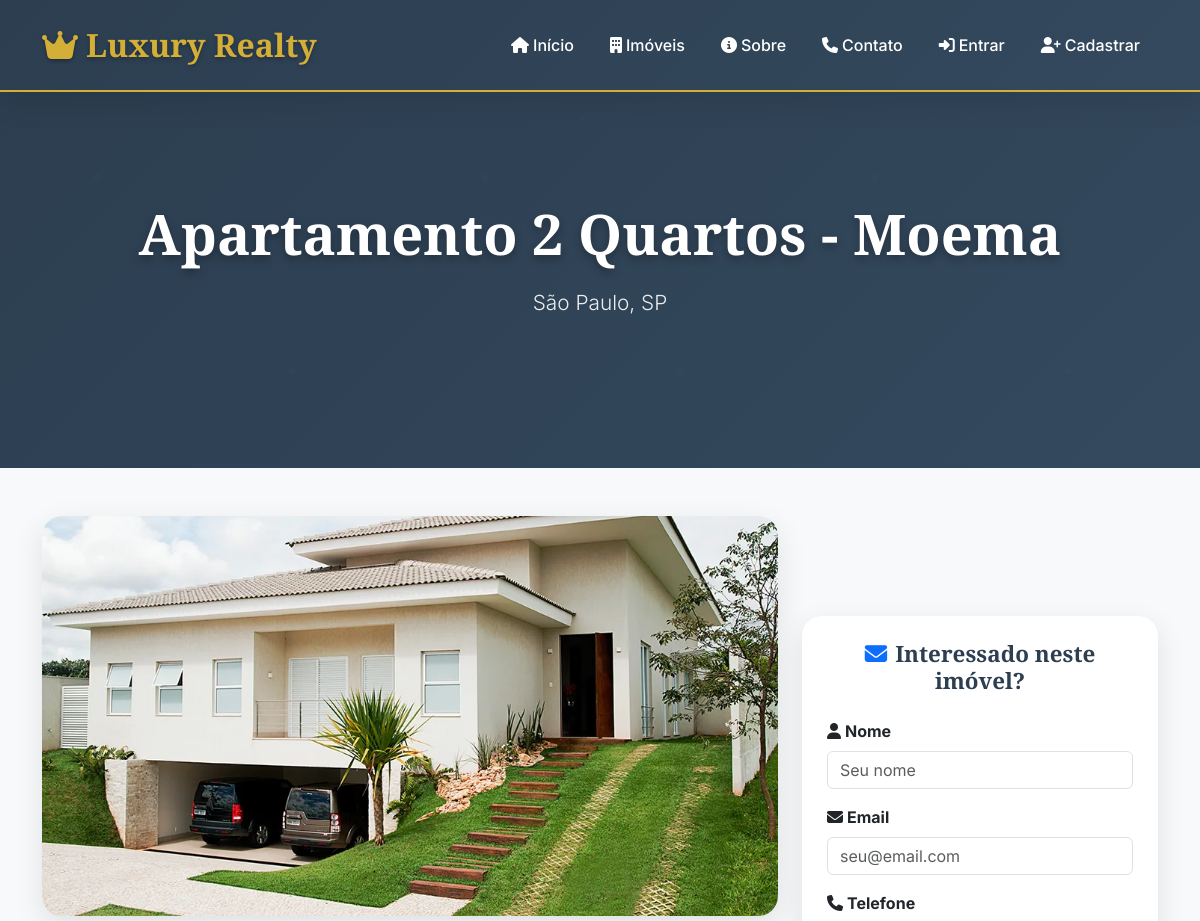
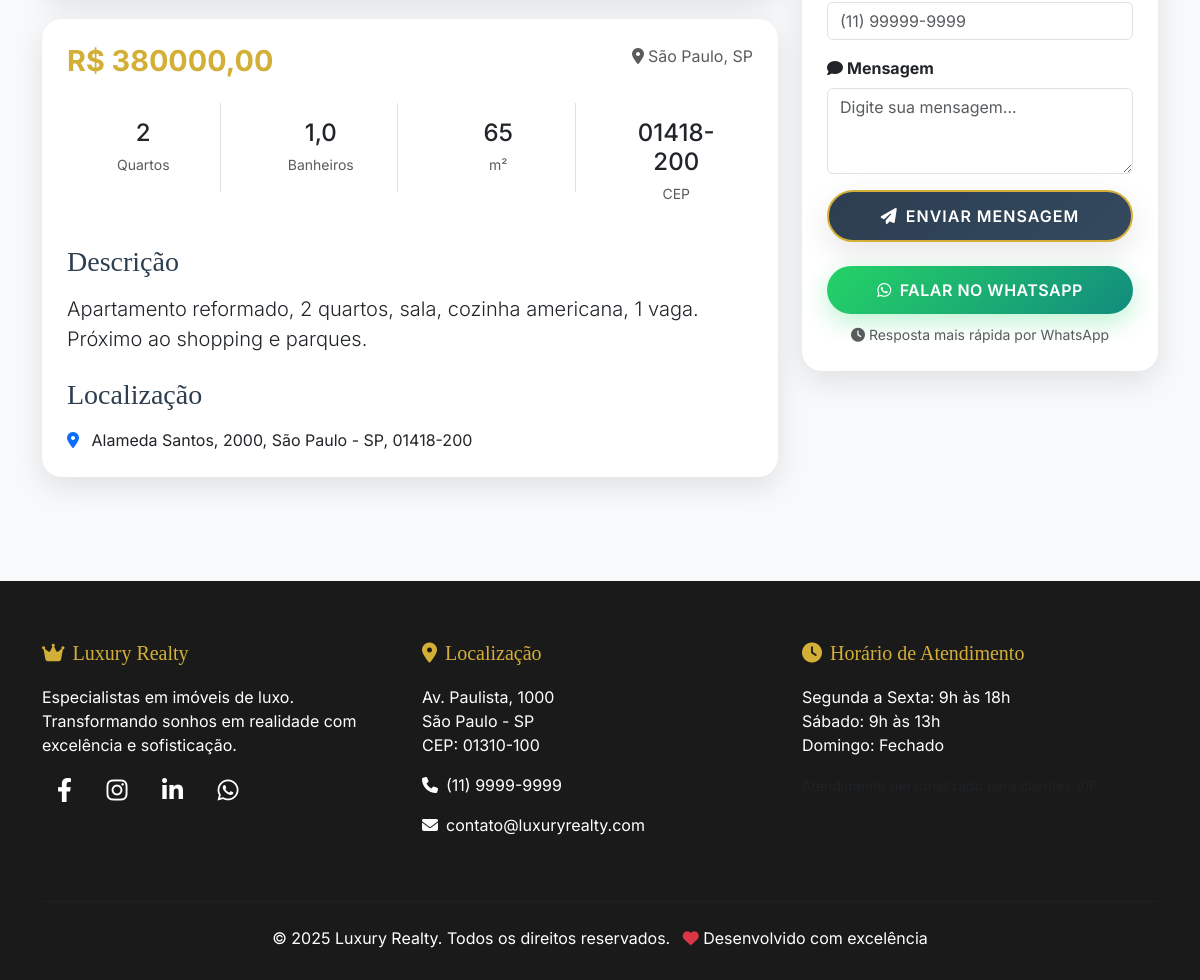
Screenshot of /imovel/7/ with the database file from the repository (2 pictures, top to bottom).
### imoveis/models.py (models this page shows, shortened)
class Property(models.Model):
    title = models.CharField(max_length=200, verbose_name="Título")
    description = models.TextField(verbose_name="Descrição")
    price = models.DecimalField(max_digits=10, decimal_places=2, verbose_name="Preço")
    address = models.CharField(max_length=300, verbose_name="Endereço")
    city = models.CharField(max_length=100, verbose_name="Cidade")
    state = models.CharField(max_length=100, verbose_name="Estado")
    zip_code = models.CharField(max_length=20, verbose_name="CEP")
    bedrooms = models.IntegerField(verbose_name="Quartos")
    bathrooms = models.DecimalField(max_digits=3, decimal_places=1, verbose_name="Banheiros")
    area = models.IntegerField(verbose_name="Área (m²)")
    image = models.ImageField(upload_to='properties/', blank=True, null=True, verbose_name="Imagem")
    whatsapp_number = models.CharField(max_length=20, blank=True, null=True, verbose_name="WhatsApp", help_text="Número do WhatsApp (ex: 5511999999999)")
    rental_type = models.CharField(max_length=20, choices=[('compra', 'Compra'), ('aluguel', 'Aluguel')], default='compra', verbose_name="Tipo de Locação")
    is_available = models.BooleanField(default=True, verbose_name="Disponível")
    created_at = models.DateTimeField(auto_now_add=True, verbose_name="Criado em")
    updated_at = models.DateTimeField(auto_now=True, verbose_name="Atualizado em")
    def get_whatsapp_link(self):
        if self.whatsapp_number:
            number = ''.join(filter(str.isdigit, self.whatsapp_number))
            message = f"Olá! Tenho interesse no imóvel: {self.title} - R$ {self.price:,.2f}. Podemos conversar?"
            encoded_message = message.replace(' ', '%20').replace('\n', '%0A')
            return f"https://wa.me/{number}?text={encoded_message}"
        return None
    class Meta:
        verbose_name = "Imóvel"
        verbose_name_plural = "Imóveis"
        ordering = ['-created_at']

### imoveis/views.py (the view, shortened to what this page needs)
# urls.py: path('imovel/<int:pk>/', views.property_detail, name='property_detail'),
def property_detail(request, pk):
    property = get_object_or_404(Property, pk=pk)
    form = ContactForm()
    is_favorite = False
    if request.user.is_authenticated:
        is_favorite = Favorite.objects.filter(user=request.user, property=property).exists()
    return render(request, 'imoveis/property_detail.html', {
        'property': property,
        'form': form,
        'is_favorite': is_favorite,
    })

### imoveis/forms.py
class ContactForm(forms.ModelForm):
    class Meta:
        model = Contact
        fields = ['name', 'email', 'phone', 'message']
        widgets = {
            'name': forms.TextInput(attrs={'class': 'form-control', 'placeholder': 'Seu nome'}),
            'email': forms.EmailInput(attrs={'class': 'form-control', 'placeholder': 'seu@email.com'}),
            'phone': forms.TextInput(attrs={'class': 'form-control', 'placeholder': '(11) 99999-9999'}),
            'message': forms.Textarea(attrs={'class': 'form-control', 'rows': 3, 'placeholder': 'Digite sua mensagem...'}),
        }
        labels = {
            'name': 'Nome',
            'email': 'Email',
            'phone': 'Telefone',
            'message': 'Mensagem',
        }

### templates/imoveis/property_detail.html (shortened to what this page needs)
{% extends 'imoveis/base.html' %}
{% block content %}
<section class="hero-luxury">
    <div class="container text-center">
        <h1 class="hero-title">{{ property.title }}</h1>
        <p class="hero-subtitle">{{ property.city }}, {{ property.state }}</p>
    </div>
</section>
<section class="container my-5">
    <div class="row">
        <div class="col-lg-8">
            <div class="card card-luxury mb-4">
                {% if property.image %}
                <img src="{{ property.image.url }}" class="card-img-top" alt="{{ property.title }}" style="height: 400px; object-fit: cover;">
                {% else %}
                <div class="card-img-top bg-secondary d-flex align-items-center justify-content-center" style="height: 400px;">
                    <i class="fas fa-home fa-5x text-white"></i>
                </div>
                {% endif %}
            </div>
            <div class="card card-luxury mb-4">
                <div class="card-body">
                    <div class="row mb-4">
                        <div class="col-md-6">
                            <h2 class="price-luxury mb-0">R$ {{ property.price|floatformat:2 }}</h2>
                        </div>
                        <div class="col-md-6 text-end">
                            <p class="mb-0 text-muted">
                                <i class="fas fa-map-marker-alt me-1"></i>{{ property.city }}, {{ property.state }}
                            </p>
                        </div>
                    </div>
                    <div class="row text-center mb-4">
                        <div class="col-md-3">
                            <div class="p-3 border-end">
                                <h4 class="mb-1">{{ property.bedrooms }}</h4>
                                <small class="text-muted">Quartos</small>
                            </div>
                        </div>
                        <div class="col-md-3">
                            <div class="p-3 border-end">
                                <h4 class="mb-1">{{ property.bathrooms }}</h4>
                                <small class="text-muted">Banheiros</small>
                            </div>
                        </div>
                        <div class="col-md-3">
                            <div class="p-3 border-end">
                                <h4 class="mb-1">{{ property.area }}</h4>
                                <small class="text-muted">m²</small>
                            </div>
                        </div>
                        <div class="col-md-3">
                            <div class="p-3">
                                <h4 class="mb-1">{{ property.zip_code }}</h4>
                                <small class="text-muted">CEP</small>
                            </div>
                        </div>
                    </div>
                    <h3 class="mb-3" style="color: var(--text-dark); font-family: 'Playfair Display', serif;">Descrição</h3>
                    <p class="lead mb-4">{{ property.description }}</p>
                    <h3 class="mb-3" style="color: var(--text-dark); font-family: 'Playfair Display', serif;">Localização</h3>
                    <p class="mb-0">
                        <i class="fas fa-map-marker-alt me-2 text-primary"></i>
                        {{ property.address }}, {{ property.city }} - {{ property.state }}, {{ property.zip_code }}
                    </p>
                </div>
            </div>
        </div>
        <div class="col-lg-4">
            <div class="card card-luxury sticky-top" style="top: 100px;">
                <div class="card-body">
                    <h4 class="card-title text-center mb-4" style="color: var(--text-dark); font-family: 'Playfair Display', serif;">
                        <i class="fas fa-envelope me-2 text-primary"></i>Interessado neste imóvel?
                    </h4>
                    <form method="post" class="mb-4">
                        <div class="mb-3">
                            <label class="form-label fw-bold">
                                <i class="fas fa-user me-1"></i>{{ form.name.label }}
                            </label>
                            {{ form.name }}
                        </div>
                        <div class="mb-3">
                            <label class="form-label fw-bold">
                                <i class="fas fa-envelope me-1"></i>{{ form.email.label }}
                            </label>
                            {{ form.email }}
                        </div>
                        <div class="mb-3">
                            <label class="form-label fw-bold">
                                <i class="fas fa-phone me-1"></i>{{ form.phone.label }}
                            </label>
                            {{ form.phone }}
                        </div>
                        <div class="mb-3">
                            <label class="form-label fw-bold">
                                <i class="fas fa-comment me-1"></i>{{ form.message.label }}
                            </label>
                            {{ form.message }}
                        </div>
                        <button type="submit" class="btn btn-luxury w-100">
                            <i class="fas fa-paper-plane me-2"></i>Enviar Mensagem
                        </button>
                    </form>
                    {% if property.whatsapp_number and property.get_whatsapp_link %}
                    <div class="text-center">
                        <a href="{{ property.get_whatsapp_link }}" target="_blank" class="btn btn-whatsapp-luxury w-100 mb-2">
                            <i class="fab fa-whatsapp me-2"></i>Falar no WhatsApp
                        </a>
                        <small class="text-muted">
                            <i class="fas fa-clock me-1"></i>Resposta mais rápida por WhatsApp
                        </small>
                    </div>
                    {% endif %}
                </div>
            </div>
        </div>
    </div>
</section>
{% endblock %}

### templates/imoveis/base.html (style rules this page uses)
:root { --primary-gold: #D4AF37; --secondary-gold: #B8860B; --dark-elegant: #1a1a1a; --light-gray: #f8f9fa; --text-dark: #2c3e50; --shadow-luxury: 0 10px 30px rgba(0,0,0,0.1); --gradient-luxury: linear-gradient(135deg, #2c3e50 0%, #34495e 100%); }
body { font-family: 'Inter', sans-serif; color: var(--text-dark); background: var(--light-gray); }
.btn-luxury { background: var(--gradient-luxury); color: white; border: 2px solid var(--primary-gold); border-radius: 50px; padding: 12px 30px; font-weight: 600; text-transform: uppercase; letter-spacing: 1px; transition: all 0.3s ease; box-shadow: var(--shadow-luxury); }
.btn-whatsapp-luxury { background: linear-gradient(135deg, #25D366 0%, #128C7E 100%); color: white; border: none; border-radius: 50px; padding: 12px 25px; font-weight: 600; text-transform: uppercase; letter-spacing: 0.5px; transition: all 0.3s ease; box-shadow: 0 8px 25px rgba(37, 211, 102, 0.3); }
.btn-whatsapp-luxury i { margin-right: 8px; }
.card-luxury { background: white; border: none; border-radius: 20px; overflow: hidden; box-shadow: var(--shadow-luxury); transition: all 0.3s ease; position: relative; }
.card-luxury .card-img-top { height: 250px; object-fit: cover; transition: transform 0.3s ease; }
.card-luxury .card-body { padding: 25px; }
.card-luxury .card-title { font-family: 'Playfair Display', serif; font-size: 1.4rem; font-weight: 600; color: var(--text-dark); margin-bottom: 10px; }
.price-luxury { font-size: 1.8rem; font-weight: 700; color: var(--primary-gold); margin-bottom: 15px; }
.hero-luxury { background: var(--gradient-luxury); color: white; padding: 120px 0; position: relative; overflow: hidden; }
.hero-luxury::before { content: ''; position: absolute; top: 0; left: 0; right: 0; bottom: 0; opacity: 0.1; }
.hero-luxury .container { position: relative; z-index: 2; }
.hero-title { font-family: 'Playfair Display', serif; font-size: 3.5rem; font-weight: 700; margin-bottom: 20px; text-shadow: 0 4px 8px rgba(0,0,0,0.3); }
.hero-subtitle { font-size: 1.3rem; font-weight: 300; margin-bottom: 30px; opacity: 0.9; }

### rows the page displays
Property: title "Apartamento 2 Quartos - Moema", city "São Paulo", state "SP", image (picture), price "380000,00", bedrooms "2", bathrooms "1,0", area "65", zip_code "01418-200", description "Apartamento reformado, 2 quartos, sala, cozinha americana, 1 vaga. Próximo ao shopping e parques.", address "Alameda Santos, 2000"
